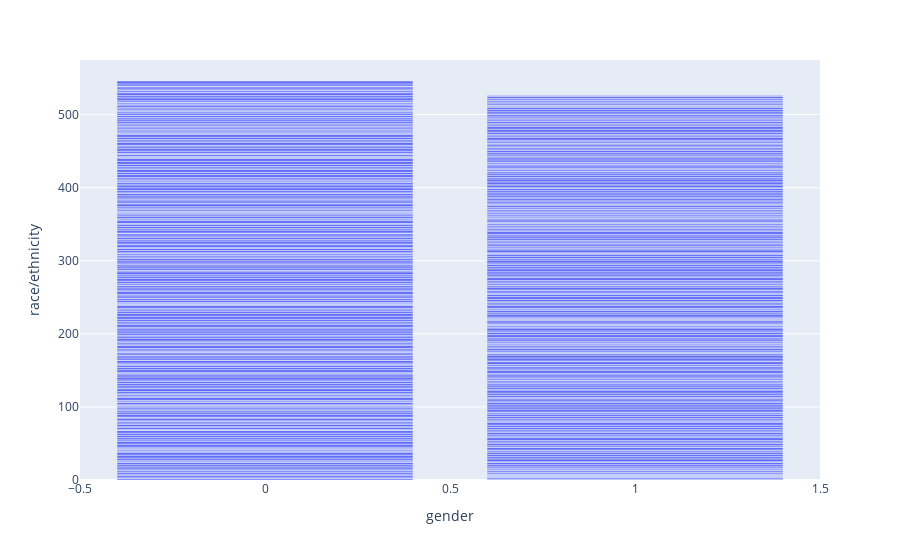

The notebook cell saved with this chart:
### Code cell
fig = px.bar(df, x='gender', y='race/ethnicity')
fig.show()

### Figure 1 — Plotly figure (JSON) as saved in the notebook; plotly's stock layout.template omitted (floating-point values rounded to 4 significant figures; data arrays with more than 128 entries replaced by an {"elided": "..."} marker saying what was removed)
{"data": [{"alignmentgroup": "True", "hovertemplate": "gender=%{x}<br>race/ethnicity=%{y}<extra></extra>", "legendgroup": "", "marker": {"color": "#636efa", "pattern": {"shape": ""}}, "name": "", "offsetgroup": "", "orientation": "v", "showlegend": false, "textposition": "auto", "type": "bar", "x": {"elided": "500 int values"}, "xaxis": "x", "y": {"elided": "500 int values"}, "yaxis": "y"}], "layout": {"barmode": "relative", "legend": {"tracegroupgap": 0}, "margin": {"t": 60}, "xaxis": {"anchor": "y", "domain": [0, 1], "title": {"text": "gender"}}, "yaxis": {"anchor": "x", "domain": [0, 1], "title": {"text": "race/ethnicity"}}}}
